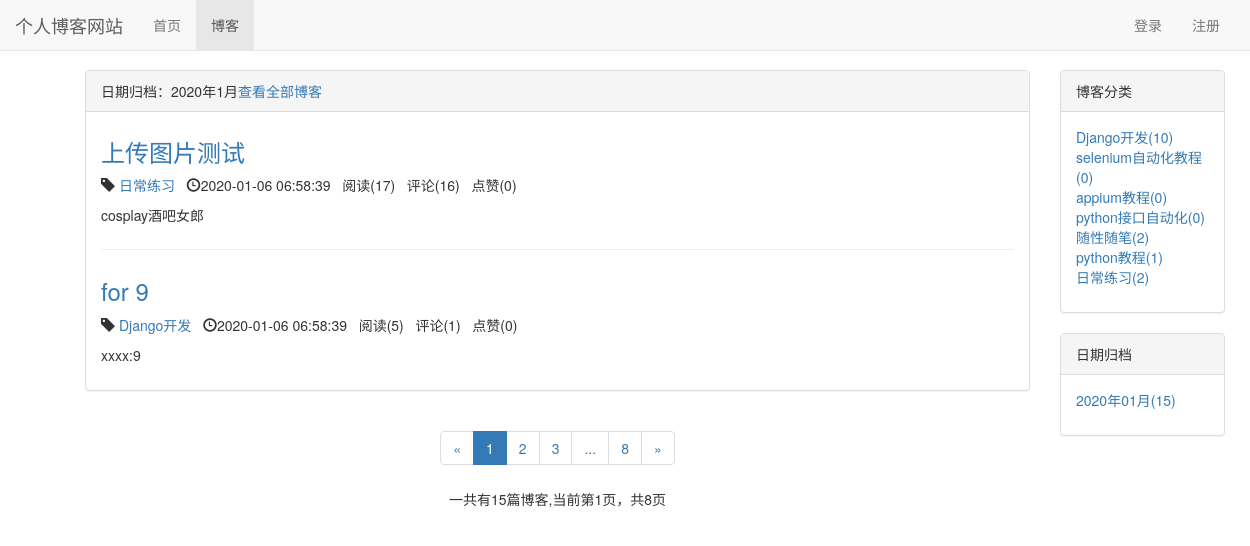
The app's page /blog/date/2020/1 with its own data.
### blog/models.py (models this page shows, shortened)
class Blog(models.Model, ReadNumExpand):
    title = models.CharField(max_length=30)
    blog_type = models.ForeignKey(BlogType, on_delete=models.CASCADE)
    content = RichTextUploadingField()
    author = models.ForeignKey(User, on_delete=models.CASCADE)
    read_details = GenericRelation(ReadDetail)
    created_time = models.DateTimeField(auto_now_add=True)
    last_updated_time = models.DateTimeField(auto_now=True)
    class Meta():
        ordering = ['-created_time']

class BlogType(models.Model):
    type_name = models.CharField(max_length=15)
    def __str__(self):
        return self.type_name

### readcount/models.py (models this page shows)
class ReadNum(models.Model):
    read_num = models.IntegerField(default=0)
    content_type = models.ForeignKey(ContentType, on_delete=models.CASCADE)
    object_id = models.PositiveIntegerField()
    content_object = GenericForeignKey('content_type', 'object_id')

### likes/models.py (models this page shows)
class LikeCount(models.Model):
    content_type = models.ForeignKey(ContentType, on_delete=models.CASCADE)
    object_id = models.PositiveIntegerField()
    content_object = GenericForeignKey('content_type', 'object_id')
    like_num = models.IntegerField(default=0)

### blog/views.py (the view)
# urls.py: path('date/<int:year>/<int:month>',views.blogs_with_date,name="blogs_with_date"),
def blogs_with_date(request, year, month):
    blogs_all_list = Blog.objects.filter(created_time__year=year, created_time__month=month)
    context = get_blog_list_common_data(request, blogs_all_list)
    context['blogs_with_date'] = '%s年%s月' % (year, month)
    return render(request, 'blog/blogs_with_date.html', context)

### comment/templatetags/comment_tags.py (called while the page is built)
@register.simple_tag
def get_comment_count(obj):
    content_type = ContentType.objects.get_for_model(obj)
    return Comment.objects.filter(content_type=content_type, object_id=obj.pk).count()

### likes/templatetags/likes_tags.py (called while the page is built)
@register.simple_tag
def get_like_count(obj):
    content_type = ContentType.objects.get_for_model(obj)
    like_count, created = LikeCount.objects.get_or_create(content_type=content_type, object_id=obj.pk)
    return like_count.like_num

### readcount/models.py (called while the page is built)
    def get_read_num(self):
        try:
            ct = ContentType.objects.get_for_model(self)  # Blog也行，self本身是个具体的Blog对象
            readnum = ReadNum.objects.get(content_type=ct, object_id=self.pk)
            return readnum.read_num
        except:
            return 0

### user/context_processors.py (called while the page is built)
def login_modal_form(request):
    return {'login_modal_form': LoginForm()}

### blog/templates/blog/blogs_with_date.html (shortened to what this page needs)
{% extends 'blog/blog_list.html' %}
{% block block_list_title %}
	日期归档：{{ blogs_with_date }}<a href="{% url 'blog_list' %}">查看全部博客</a>
{% endblock %}

### blog/templates/blog/blog_list.html (shortened to what this page needs)
{% extends 'base.html' %}
{% block nav_blog_active %}active{% endblock %}
{% load static %}
{% load comment_tags %}
{% load likes_tags %}
{% block header_extends %}
	<link rel="stylesheet" href="{% static 'blog.css' %}">
{% endblock %}k
{% block content %}
	<div class="container">
		<div class="row">
			<div class="col-xs-12 col-sm-8 col-md-9 col-lg-10">
				<div class="panel panel-default">
				  	<div class="panel-heading">{% block block_list_title %}博客列表{% endblock %}</div>
				  	<div class="panel-body">
						{% for blog in page_of_blogs.object_list %}
							<div class="blog">
								<h3><a href="{% url 'blog_detail' blog.pk %}">
									{{ blog.title }}
								</a></h3>
								<p class="blog-info">
									<span class="glyphicon glyphicon-tag"></span><a href="{% url 'blogs_with_type' blog.blog_type.pk %}">
									{{ blog.blog_type }}</a>&nbsp;&nbsp;
									<span class="glyphicon glyphicon-time"></span>{{ blog.created_time|date:"Y-m-d H:i:s" }}&nbsp;&nbsp;
									阅读({{ blog.get_read_num }})&nbsp;&nbsp;
									评论({% get_comment_count blog %})&nbsp;&nbsp;
									点赞({% get_like_count blog %})
								</p>
								<p>{{ blog.content|striptags|truncatechars:120 }}</p>
							</div>
						{% empty%}
							<div class="blog">
								<h3>---暂无博客，敬请期待---</h3>
							</div>
						{% endfor %}
					</div>
				</div>
				<div class='paginator'>
					<ul class="pagination">
					    <li>
					    	{% if page_of_blogs.has_previous %}
					    		<a href="?page={{ page_of_blogs.previous_page_number}}" aria-label="Previous"><span aria-hidden="true">&laquo;</span></a>
					    	{% else %}
					    		<span aria-hidden="true">&laquo;</span>
					    	{% endif %}
					    </li>
					    {% for page_num in page_range %}
					    	{% if page_num == page_of_blogs.number %}
					    		<li class="active"><a href="?page={{page_num}}">{{page_num}}</a></li>
					    	{% else %}
					    		{% if page_num == '...' %}
					    			<li><span>{{page_num}}</span></li>
					    		{% else %}
					    			<li><a href="?page={{page_num}}">{{page_num}}</a></li>
					    		{% endif %}
					    	{% endif %}
					    {% endfor %}
					    <li>
					    	{% if page_of_blogs.has_next %}
					    		<a href="?page={{ page_of_blogs.next_page_number }}" aria-label="Next"><span aria-hidden="true">&raquo;</span></a>
					    	{% else %}
					    		<span aria-hidden="true">&raquo;</span>
					    	{% endif %}
						</li>
					</ul>
					<p>
						一共有{{ page_of_blogs.paginator.count }}篇博客,当前第{{page_of_blogs.number}}页，共{{page_of_blogs.paginator.num_pages}}页
					</p>
				</div>
			</div>
			<div class="hidden-xs col-sm-4 col-md-3 col-lg-2">
				<div class="panel panel-default">
				  	<div class="panel-heading">博客分类</div>
				  	<div class="panel-body">
				    	<ul class="blog_types">
					    	{% for blog_type in blog_types %}
					    		<li><a href="{% url 'blogs_with_type' blog_type.pk %}">{{ blog_type.type_name}}({{ blog_type.blog_count }})</a></li>
					    	{% empty %}
					    		<li>暂无分类</li>
					    	{% endfor %}
					    </ul>
				  	</div>
				</div>
				<div class="panel panel-default">
					<div class="panel-heading">日期归档</div>
					<div class="panel-body">
						<ul>
							{% for blog_date,blog_count in blog_dates.items %}
								<li>
									<a href="{% url 'blogs_with_date' blog_date.year blog_date.month %}">
										{{ blog_date|date:"Y年m月" }}({{blog_count}})
									</a>
								</li>
							{% endfor %}
						</ul>
					</div>
				</div>
			</div>
		</div>
	</div>
{% endblock %}

### static/base.css (style rules this page uses)
* { margin: 0; padding:0; }
body { margin: 70px !important; }
ul { list-style-type:none !important; }

### blog/static/blog.css (style rules this page uses)
div.blog:not(:last-child) { margin-bottom: 2em; padding-bottom: 1em; border-bottom: 1px solid #eee; }
div.blog h3 { margin-top: 0.5em; }
div.paginator { text-align:center; }

### records on screen
Blog: title "上传图片测试", blog_type "日常练习", created_time "2020-01-06 06:58:39", get_read_num "17", id "16", id.like_num "0", content "cosplay酒吧女郎"
Blog: title "for 9", blog_type "Django开发", created_time "2020-01-06 06:58:39", get_read_num "5", id "1", id.like_num "0", content "xxxx:9"
BlogType: type_name "Django开发", blog_count "10"
BlogType: type_name "selenium自动化教程", blog_count "0"
BlogType: type_name "appium教程", blog_count "0"
BlogType: type_name "python接口自动化", blog_count "0"
BlogType: type_name "随性随笔", blog_count "2"
BlogType: type_name "python教程", blog_count "1"
BlogType: type_name "日常练习", blog_count "2"

### other values on screen
{{ blogs_with_date }} "2020年1月"
{{ page_num }} "1"
{{ page_num }} "2" "3" "8"
{{ page_num }} "..."
{{ page_of_blogs.paginator.count }} "15"
{{ page_of_blogs.number }} "1"
{{ page_of_blogs.paginator.num_pages }} "8"
{{ blog_date|date:"Y年m月" }} "2020年01月"
{{ blog_count }} "15"
